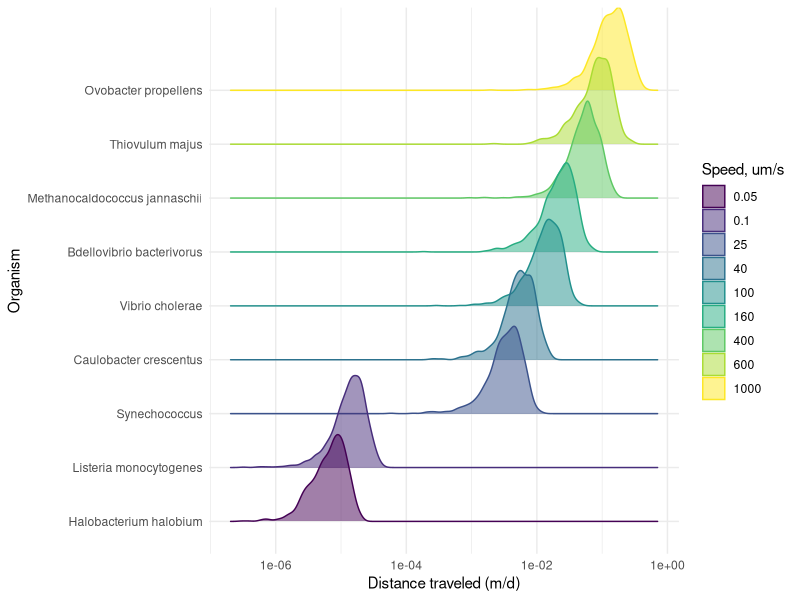
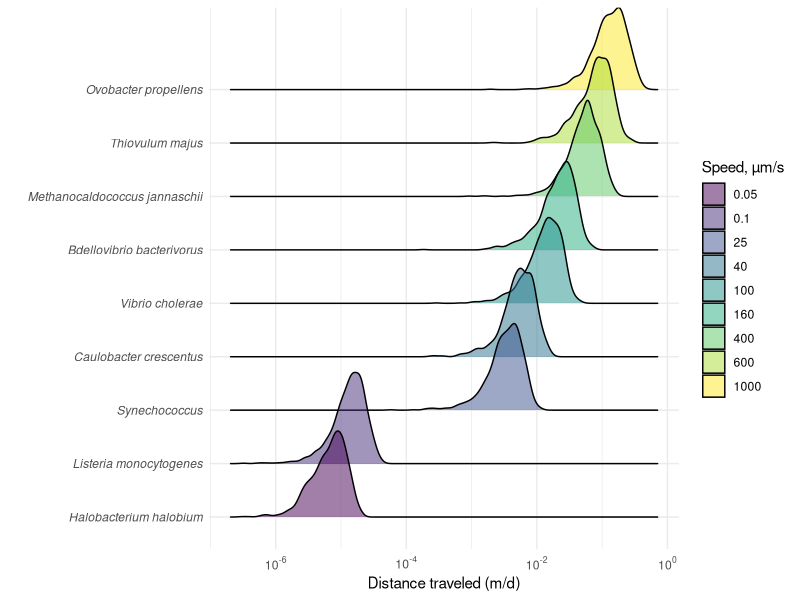
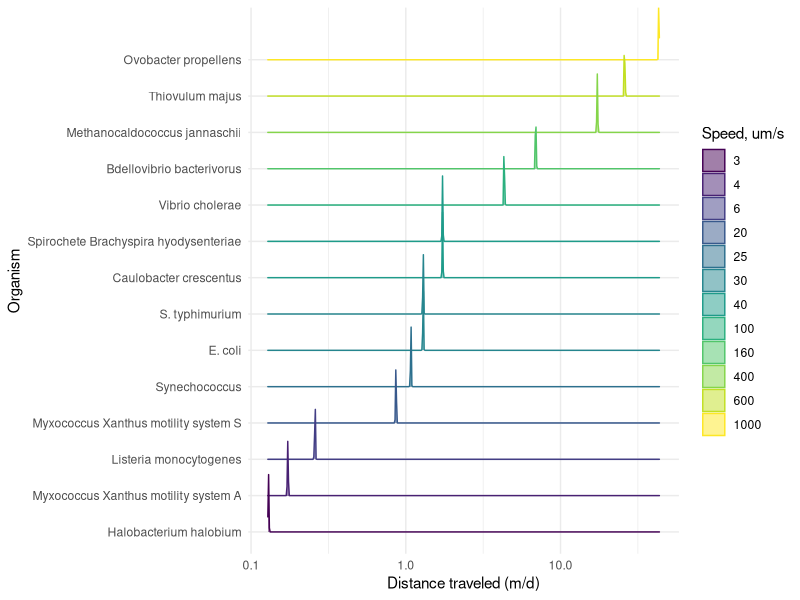
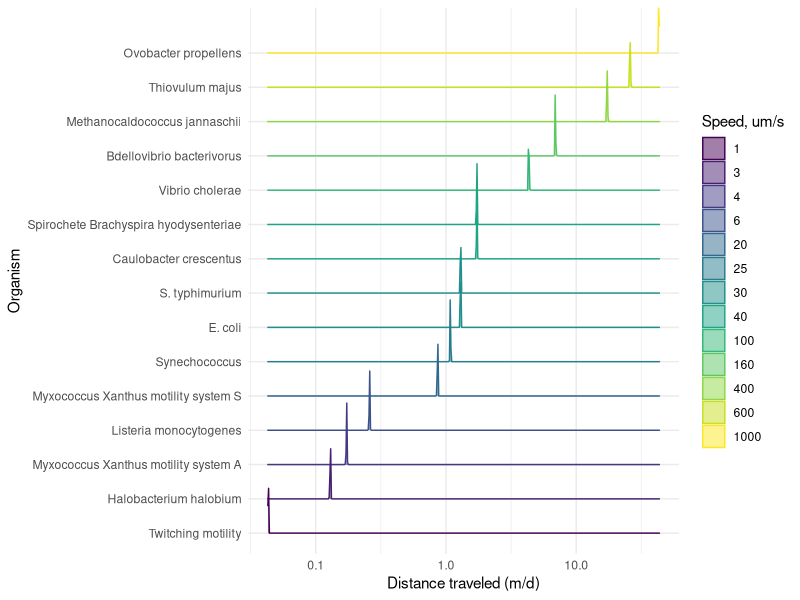
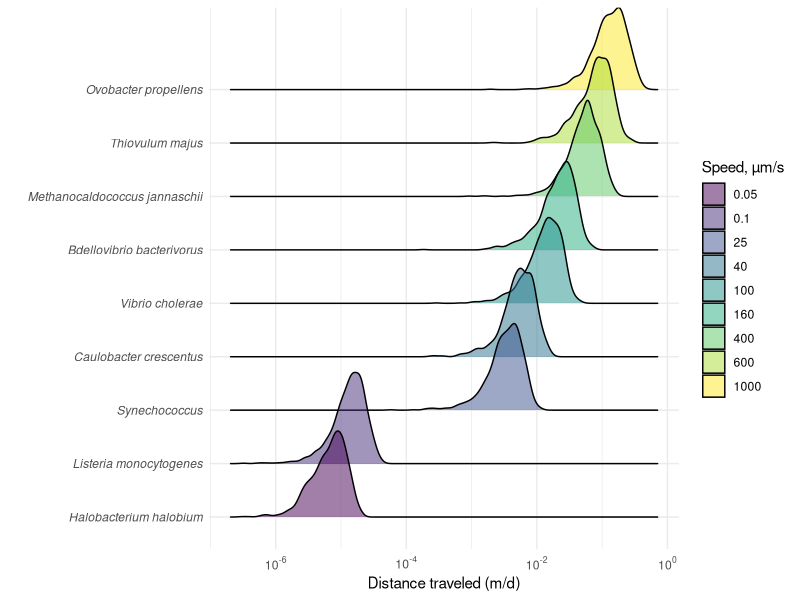

The R source for these figures, in order:
library(tidyverse)
library(ggridges)
library(scales)


movements <- read_csv("./movement_rates.csv")

random_distributions <- read_csv(file = "random_movements.csv")
random_distributions_noback <- read_csv(file = "random_movements_noback.csv")
twitching_distributions <- read_csv(file = "twitching_movements.csv")
twitching_distributions_noback <- read_csv(file = "twitching_movements_noback.csv")


random_move_fig <- random_distributions %>% 
  filter(Organism %in% subset(movements, Domain == "Prokaryote")$Organism) %>% 
  mutate(dist_from_center = sqrt((x^2) + (y^2))) %>% 
  mutate(dist_from_center = dist_from_center*(10^-6)) %>% 
  arrange(Speed) %>% 
  mutate(Organism = factor(Organism, levels = unique(Organism), ordered = TRUE)) %>% 
  ggplot(aes(x = dist_from_center, color = as.factor(Speed), y = Organism, fill = as.factor(Speed))) + 
  geom_density_ridges(alpha = 0.5) +
  #facet_wrap(~Organism, scales = "free_y")+
  scale_x_log10() +
  theme_minimal() +
  labs(color = "Speed, um/s", fill = "Speed, um/s",
       x = "Distance traveled (m/d)") +
  scale_color_viridis_d() + 
  scale_fill_viridis_d()
random_move_fig


random_twitching_fig <- random_distributions %>% 
  filter(Organism %in% subset(movements, Domain == "Prokaryote")$Organism) %>% 
  mutate(Speed = signif(Speed, digits = 2)) %>% 
  #bind_rows(twitching_distributions) %>% 
  mutate(dist_from_center = sqrt((x^2) + (y^2))) %>% 
  mutate(dist_from_center = dist_from_center*(10^-6)) %>% 
  arrange(Speed) %>% 
  mutate(Organism = factor(Organism, levels = unique(Organism), ordered = TRUE)) %>% 
  ggplot(aes(x = dist_from_center, color = as.factor(Speed), y = Organism, fill = as.factor(Speed))) + 
  geom_density_ridges(alpha = 0.5, color = "black") +
  #facet_wrap(~Organism, scales = "free_y")+
  scale_x_log10(breaks = trans_breaks("log10", function(x) 10^x),
                labels = trans_format("log10", math_format(10^.x))) +
  theme_minimal() +
  labs(color = "Speed, µm/s", fill = "Speed, µm/s",
       x = "Distance traveled (m/d)", y = "") +
  scale_color_viridis_d() + 
  scale_fill_viridis_d() + 
  theme(axis.text.y = element_text(face = "italic"))
ggsave(filename = "figure_distances_per_day.pdf", plot = random_twitching_fig, width = 8, height = 6)
random_twitching_fig


random_move_noback_fig <- random_distributions_noback %>% 
  filter(Organism %in% subset(movements, Domain == "Prokaryote")$Organism) %>% 
  mutate(dist_from_center = sqrt((x^2) + (y^2))) %>% 
  mutate(dist_from_center = dist_from_center*(10^-6)) %>% 
  arrange(Speed) %>% 
  mutate(Organism = factor(Organism, levels = unique(Organism), ordered = TRUE)) %>% 
  ggplot(aes(x = dist_from_center, color = as.factor(Speed), y = Organism, fill = as.factor(Speed))) + 
  geom_density_ridges(alpha = 0.5) +
  #facet_wrap(~Organism, scales = "free_y")+
  scale_x_log10() +
  theme_minimal() +
  labs(color = "Speed, um/s", fill = "Speed, um/s",
       x = "Distance traveled (m/d)") +
  scale_color_viridis_d() + 
  scale_fill_viridis_d()
random_move_noback_fig


random_twitching_noback_fig <- random_distributions_noback %>% 
  filter(Organism %in% subset(movements, Domain == "Prokaryote")$Organism) %>% 
  bind_rows(twitching_distributions_noback) %>% 
  mutate(dist_from_center = sqrt((x^2) + (y^2))) %>% 
  mutate(dist_from_center = dist_from_center*(10^-6)) %>% 
  arrange(Speed) %>% 
  mutate(Organism = factor(Organism, levels = unique(Organism), ordered = TRUE)) %>% 
  ggplot(aes(x = dist_from_center, color = as.factor(Speed), y = Organism, fill = as.factor(Speed))) + 
  geom_density_ridges(alpha = 0.5) +
  #facet_wrap(~Organism, scales = "free_y")+
  scale_x_log10() +
  theme_minimal() +
  labs(color = "Speed, um/s", fill = "Speed, um/s",
       x = "Distance traveled (m/d)") +
  scale_color_viridis_d() + 
  scale_fill_viridis_d()
random_twitching_noback_fig
